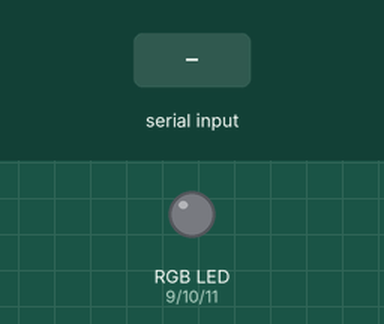
Recording of a sketch running on a simulated Arduino Uno, built with avr-gcc and run on an emulated ATmega328P. Parts: an RGB LED mixed from three pins (HIGH = lit). The test bench sets the inputs (shaded band).

Above: at 1.2 s.
1.3 s: "90,45,200\n" received over Serial
At 2.1 s:
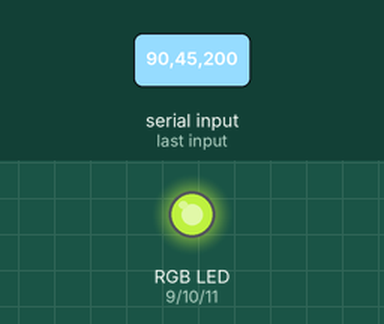
2.8 s: "30,150,10\n" received over Serial
At 3.3 s:
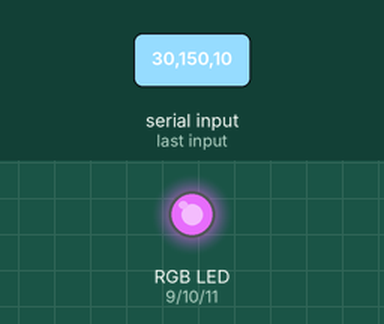
4.3 s: "90,45\n" received over Serial
At 6.2 s:
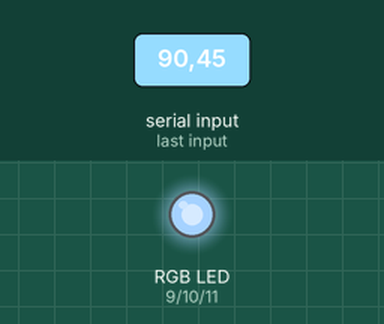
6.8 s: "200\n" received over Serial
At 9.6 s:
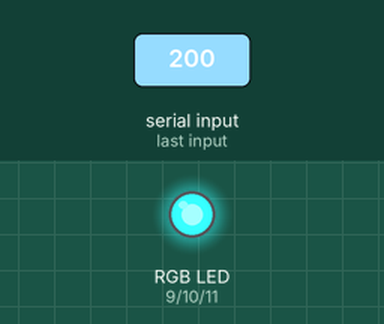
9.8 s: "1,90\n" received over Serial
At 11.5 s:
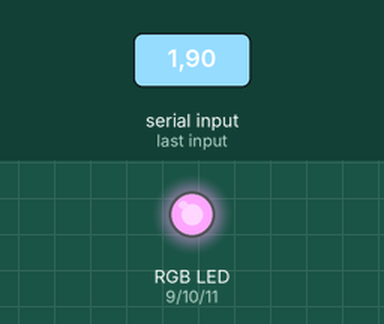
Timing chart, 0 to 13.0 s (numbered marks = the images above; inputs shaded):
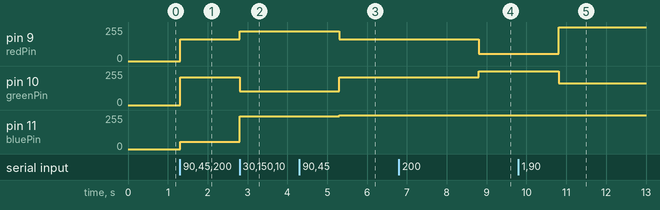

The sketch:

led_teensie.ino.ino
```cpp
// Define the pins for the LED
const int redPin = 9;
const int greenPin = 10;
const int bluePin = 11;

void setup() {
  // Start the serial communication
  Serial.begin(9600);
  // Set the pins as outputs
  pinMode(redPin, OUTPUT);
  pinMode(greenPin, OUTPUT);
  pinMode(bluePin, OUTPUT);
}

void loop() {
  // Wait for input from the serial monitor
  while (Serial.available() < 3) {
    // Do nothing
  }
  // Read the input bytes and convert to integers
  int redValue = 255-Serial.parseInt();
  int greenValue = 255-Serial.parseInt();
  int blueValue = 255-Serial.parseInt();
  // Map the values from 0-255 to 0-1023 (for the Teensy's 10-bit PWM)

  // Set the PWM values for each pin
  analogWrite(redPin, redValue);
  analogWrite(greenPin, greenValue);
  analogWrite(bluePin, blueValue);
  // Wait for the next input
  Serial.read();
}
```

Measured:
- after the input at 1.3 s, pin 9 (redPin): 0/255 → 165/255 at once; pin 10 (greenPin): 0/255 → 210/255 at once; pin 11 (bluePin): 0/255 → 55/255 at once
- after the input at 2.8 s, pin 9 (redPin): 165/255 → 225/255 at once; pin 10 (greenPin): 210/255 → 105/255 at once; pin 11 (bluePin): 55/255 → 245/255 at once
- after the input at 4.3 s, pin 9 (redPin): 225/255 → 165/255 after 1.0 s; pin 10 (greenPin): 105/255 → 210/255 after 1.0 s; pin 11 (bluePin): 245/255 → 255/255 after 1.0 s
- after the input at 6.8 s, pin 9 (redPin): 165/255 → 55/255 after 2.0 s; pin 10 (greenPin): 210/255 → 255/255 after 2.0 s
- after the input at 9.8 s, pin 9 (redPin): 55/255 → 254/255 after 1.0 s; pin 10 (greenPin): 255/255 → 165/255 after 1.0 s
